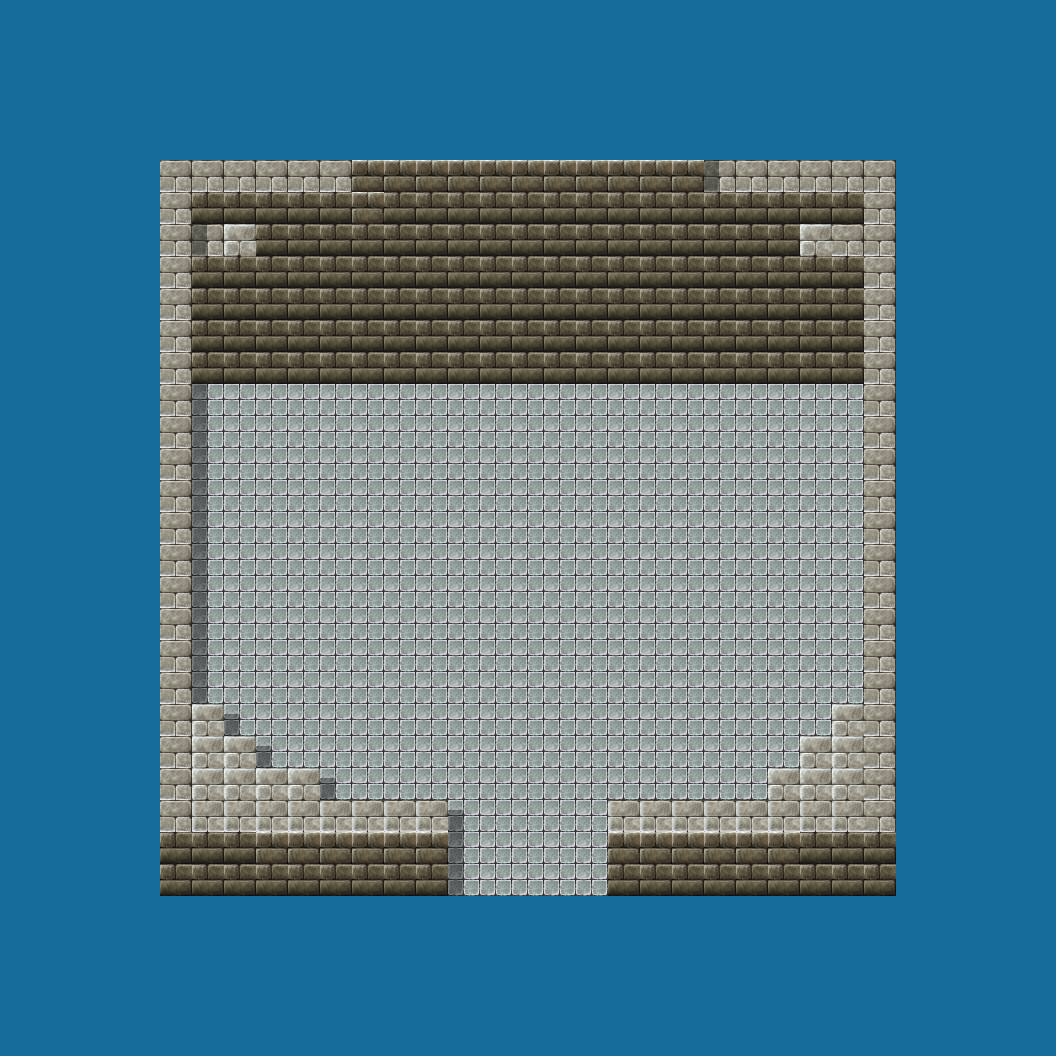

A level layout from a 2D game, rendered from its tile map. Below: a short description, then the map file with tile-grid data replaced by summaries:
An orthogonal 33x33 tile map with 32x32 px tiles, 6 tile layers (Tile Layer 1, Tile Layer 2, Tile Layer 3, Tile Layer 4, ...), 4 tilesets and 13 objects (portalO, startpoint).

<map version="1.2" tiledversion="1.2.4" orientation="orthogonal" renderorder="right-down" width="33" height="33" tilewidth="32" tileheight="32" infinite="0" nextlayerid="16" nextobjectid="20">
 <tileset firstgid="1" name="rpg_maker_telles0808" tilewidth="32" tileheight="32" tilecount="2016" columns="32">
  <image source="../Resources/rpg_maker_telles0808.png" width="1024" height="2016" />
 </tileset>
 <tileset firstgid="2017" name="green_dragon" tilewidth="32" tileheight="32" tilecount="30" columns="6">
  <image source="../Resources/green_dragon.png" width="192" height="160" />
 </tileset>
 <tileset firstgid="2047" name="houses1" tilewidth="32" tileheight="32" tilecount="208" columns="13">
  <image source="../Resources/houses1.png" width="447" height="539" />
 </tileset>
 <tileset firstgid="2255" source="water.tsx" />
 <layer id="9" name="Tile Layer 1" width="33" height="33">
  <data>[1089 cells, 1089 non-empty, 7 distinct tile ids]</data>
 </layer>
 <objectgroup id="2" name="Object Layer 1">
  <object id="1" name="portalO" type="portalO" x="448" y="884" width="162.667" height="20" />
  <object id="3" x="158" y="798" width="288" height="98" />
  <object id="4" x="608" y="802" width="292" height="90" />
  <object id="7" x="770" y="768" width="126" height="38" />
  <object id="8" x="800" y="734" width="98" height="36" />
  <object id="10" x="830" y="698" width="66" height="38" />
  <object id="11" x="864" y="152" width="32" height="608" />
  <object id="12" x="160" y="164" width="732" height="218" />
  <object id="13" x="162" y="170" width="28" height="672" />
  <object id="15" x="192" y="702" width="34" height="98" />
  <object id="16" x="172" y="730" width="78" height="42" />
  <object id="17" x="228" y="766" width="90" height="36" />
  <object id="18" name="startpoint" type="startpoint" x="496" y="802" width="38" height="14" />
 </objectgroup>
 <layer id="10" name="Tile Layer 2" width="33" height="33">
  <data>[1089 cells, 0 non-empty, 0 distinct tile ids]</data>
 </layer>
 <layer id="11" name="Tile Layer 3" width="33" height="33">
  <data>[1089 cells, 0 non-empty, 0 distinct tile ids]</data>
 </layer>
 <layer id="12" name="Tile Layer 4" width="33" height="33">
  <data>[1089 cells, 0 non-empty, 0 distinct tile ids]</data>
 </layer>
 <layer id="13" name="Tile Layer 5" width="33" height="33">
  <data>[1089 cells, 0 non-empty, 0 distinct tile ids]</data>
 </layer>
 <layer id="15" name="Tile Layer 7" width="33" height="33">
  <data>[1089 cells, 18 non-empty, 2 distinct tile ids]</data>
 </layer>
</map>
